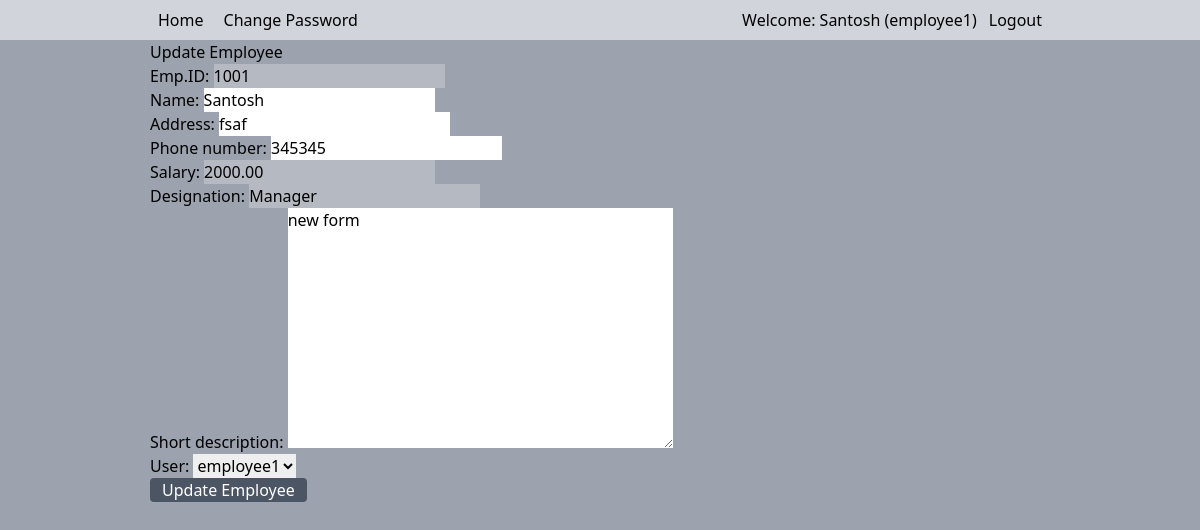
Screenshot of /update/1001/ (signed in) with the database file from the repository.
### employee/models.py (models this page shows, shortened)
class Employee(models.Model):
    DESIGNATIONS = [
        ('Manager', 'Manager'),
        ('Team Lead', 'Team Lead'),
        ('Developer', 'Developer'),
        ('Tester', 'Tester'),
        ('HR', 'HR'),
    ]
    emp_id = models.PositiveIntegerField(primary_key=True)
    name = models.CharField(max_length=100)
    address = models.CharField(max_length=255)
    phone_number = models.CharField(max_length=12)
    salary = models.DecimalField(max_digits=10, decimal_places=2)
    designation = models.CharField(max_length=50,choices=DESIGNATIONS)
    short_description = models.TextField()
    user=models.OneToOneField(User, on_delete=models.CASCADE)

### employee/views.py (the view)
# urls.py: path('update/<int:pk>/', views.update_employee, name='update_employee'),
@login_required
def update_employee(request, pk):
    employee = get_object_or_404(Employee, pk=pk)
    if request.method == 'POST':
        form = EmployeeForm(request.POST, instance=employee)
        if form.is_valid():
            form.save()
            return redirect('home')
    else:
        form = EmployeeForm(instance=employee)
    context = {
        'form': form, 'employee': employee
    }
    return render(request, "employee/update.html", context)

### employee/forms.py (shortened to what this page needs)
class EmployeeForm(forms.ModelForm):
    class Meta:
        model = Employee
        fields = ['emp_id', 'name', 'address', 'phone_number', 'salary', 'designation', 'short_description','user']
    def __init__(self, *args, **kwargs):
        super(EmployeeForm, self).__init__(*args, **kwargs)
        if self.instance and self.instance.pk:
            self.fields['emp_id'] = forms.CharField(initial=self.instance.emp_id, disabled=True, label="Emp.ID")
            self.fields['designation'] = forms.CharField(initial=self.instance.designation, disabled=True, label="Designation")
            self.fields['salary'] = forms.DecimalField(initial=self.instance.salary, disabled=True, label="Salary")
            self.fields = OrderedDict(
                [('emp_id', self.fields['emp_id'])] + [(key, self.fields[key]) for key in self.fields if key != 'emp_id']
            )

### employee/templates/employee/update.html (shortened to what this page needs)
{% extends "base.html" %}
{% block content %}
<div class="flex justify-center">
    <div class="w-3/4">
    <h1>Update Employee</h1>
    <form method="post">
        {{ form.as_p }}
        <button type="submit" class="bg-gray-600 hover:bg-blue-500 rounded px-3 text-white">Update Employee</button>
    </form>
    </div>
</div>
{% endblock %}

### employee/templates/nav.html
<div class="flex justify-center bg-gray-300">
    {% if user.is_superuser %}
    <nav class="flex w-3/4  py-2 justify-between">
        <div class="flex gap-1">
            <a href="{% url 'home' %}"
                class="font-medium hover:border hover:bg-gray-600 hover:text-white px-2 rounded">Home </a>
            <a href="{% url 'add_employee' %}"
                class="font-medium hover:border hover:bg-gray-600 hover:text-white px-2 rounded">Add Employee </a>
                <a href="{% url 'change_password' %}" class="font-medium hover:border hover:bg-gray-600 hover:text-white px-2 rounded">Change Password</a>
        </div>
        <div class="flex gap-1">
            <div><strong>Welcome: {{ request.user.first_name }} {{ request.user.last_name }} ({{ request.user.username }})</strong></div>
            <a href="{% url 'logout_view' %}"
                class="font-medium hover:border hover:bg-gray-600 hover:text-white px-2 rounded">Logout</a>
        </div>
    </nav>
    {% else %}
    <nav class="flex w-3/4 gap-1 py-2 justify-between">
    <div class="flex gap-1">
       <a href="{% url 'home' %}" class="font-medium hover:border hover:bg-gray-600 hover:text-white px-2 rounded">Home</a></li>
        <a href="{% url 'change_password' %}" class="font-medium hover:border hover:bg-gray-600 hover:text-white px-2 rounded">Change Password</a>
    </div>
    <div class="flex gap-1">
        <div class="font-medium">Welcome: {{ employee.name }} ({{ request.user.username }})</div>
        <a href="{% url 'logout_view' %}" class="font-medium hover:border hover:bg-gray-600 hover:text-white px-2 rounded">Logout</a>
    </div>
</nav>
    {% endif %}
</div>

### rows the page displays
Employee: name "Santosh", emp_id "1001", address "fsaf", phone_number "345345", salary "2000.00", designation "Manager", short_description "new form", user "employee1"

### other values shown
{{ request.user.username }} "employee1"
